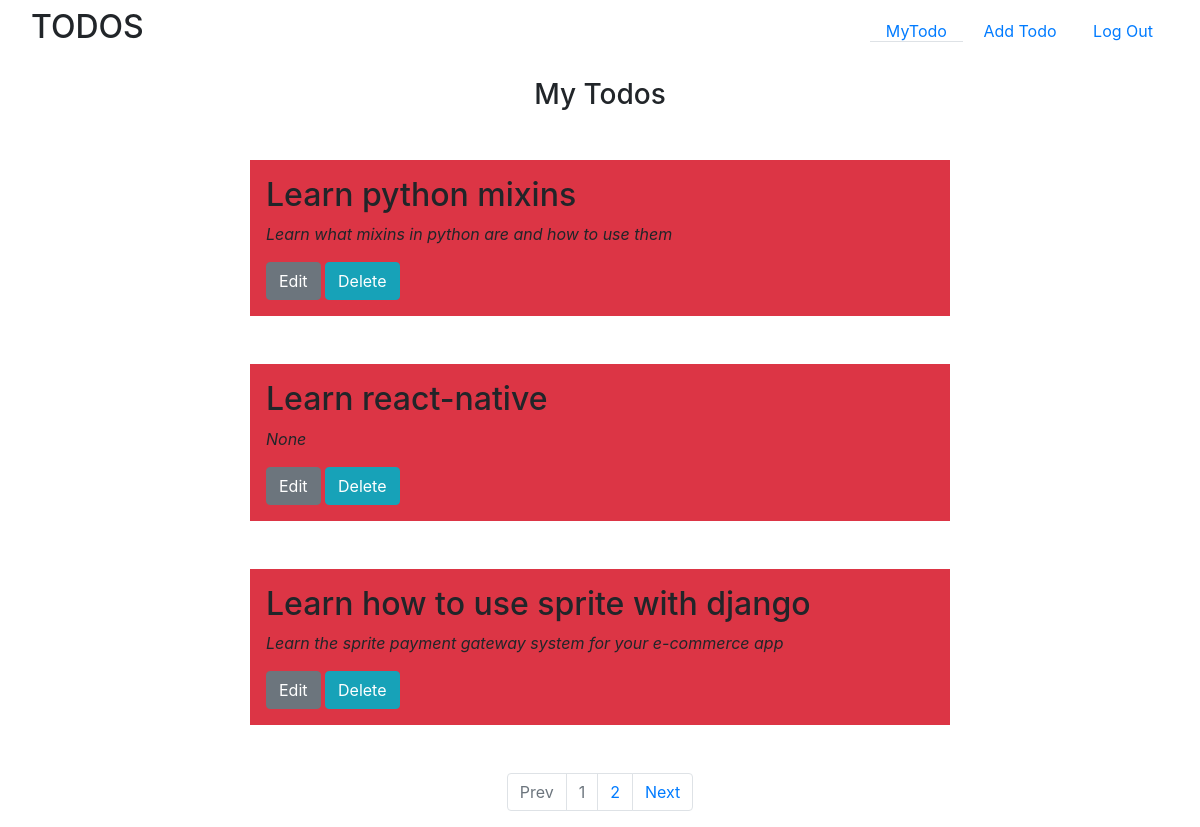
/TodoApp/home/ (signed in), run on the app's committed database.
### todos/models.py (models this page shows, shortened)
class Item(models.Model):
    name = models.CharField(max_length=100, verbose_name="Todo Item")
    descr = models.CharField(max_length=150, verbose_name="Todo Description", null=True, blank=True)
    pub_date = models.DateTimeField(auto_now_add=True, verbose_name='Date Created')
    is_completed = models.BooleanField(verbose_name="Completed")
    user = models.ForeignKey(User, on_delete=models.CASCADE)

### todos/views.py (the view)
# urls.py: path('home/',todoviews.TodosView.as_view(), name='index'),
@method_decorator(login_required, name='get')
class TodosView(generic.ListView):
    template_name = 'todos/index.html'
    context_object_name = 'items'
    paginate_by = 3
    def get_queryset(self):
        return Item.objects.filter(user__id=self.request.user.id).order_by('-pub_date')

### todos/templates/todos/index.html
{% extends 'base.html' %}
{% block content %}
    <div>
        <div class='navbar'>
            <h2>TODOS</h2>
            <div >
                <a href="{% url 'todos:index' %}" class='col px-md-3 border-bottom nav-item'>MyTodo</a>
                <a href="{% url 'todos:addTodo' %}" class='col px-md-3 nav-item'>Add Todo</a>
                 <a href="{% url 'todos:logout' %}" class='col px-md-3 nav-item'>Log Out</a>
            </div>
        </div>
        <div class='container-fluid'>
            <div class='text-center m-3'>
                <h3>My Todos</h3>
            </div>
            {% if items %}
                {% for item in items %}
                    {% if item.is_completed %}
                        <div class='todo bg-success p-3 m-5 mx-auto' style='width:700px'>
                            <h2>{{ item.name }}</h2>
                            <p><em>{{ item.descr }}</em></p>
                            <a class='btn btn-secondary' href='{% url 'todos:edit' item.id %}'>Edit</a>
                            <a class='btn btn-info' href='{% url 'todos:delete' item.id %}'>Delete</a>
                        </div>
                    {% else %}
                        <div class='todo bg-danger p-3 m-5 mx-auto' style='width:700px'>
                            <h2>{{ item.name }}</h2>
                            <p><em>{{ item.descr }}</em></p>
                            <a class='btn btn-secondary' href='{% url 'todos:edit' item.id %}'>Edit</a>
                            <a class='btn btn-info' href='{% url 'todos:delete' item.id %}'>Delete</a>
                        </div>
                    {% endif %}
                {% endfor %}
                {% if is_paginated %}
                    <ul class="pagination justify-content-center">
                        {% if page_obj.has_previous %}
                            <li class="page-item"><a href="?page={{ page_obj.previous_page_number }}" class="page-link"> Prev </a></li>
                        {% else %}
                            <li class='disabled page-item'><span class="page-link">Prev </span></li>
                        {% endif %}
                        {% for i in page_obj.paginator.page_range %}
                            {% if page_obj.number == i %}
                                <li class='disabled page-item'><span class="page-link">{{ i }}</span></li>
                            {% else %}
                                <li><a href="?page={{ i }}" class="page-link">{{ i }}</a></li>
                            {% endif %}
                        {% endfor %}
                        {% if page_obj.has_next %}
                            <li class="page-item"><a href="?page={{ page_obj.next_page_number }}" class="page-link">Next </a></li>
                        {% else %}
                            <li class='disabled page-item'><span class="page-link"> Next </span></li>
                        {% endif %}
                    </ul>
                {% endif %}
            {% else %}
                <div class="text-center"><span>No Todos have been added</span></div>
            {% endif %}
        </div>
    </div>
{% endblock %}

### todos/templates/base.html (shortened to what this page needs)
<!DOCTYPE html>
<html lang="en">
<head>
    {% load static %}
    <link rel="stylesheet" href="{% static 'todos/style.css' %}">
    <link rel="stylesheet" href="{% static 'todos/bootstrap.min.css' %}">
</head>
<body class='container-fluid'>
    {% block content %}{% endblock %}
</body>
</html>

### data on the page
Item: name "Learn python mixins", descr "Learn what mixins in python are and how to use them"
Item: name "Learn react-native", descr "None"
Item: name "Learn how to use sprite with django", descr "Learn the sprite payment gateway system for your e-commerce app"

### other printed values
{{ i }} "1"
{{ i }} "2"
